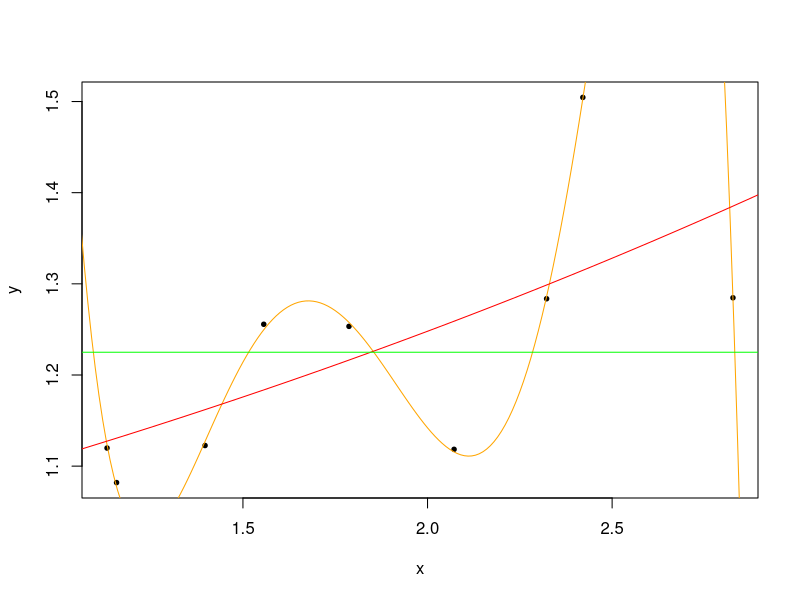

The R script that drew this image:
## ---- chunk 1
set.seed(1996)
N <- 3
## ---- chunk 2
x <- sort(runif(3*N, min = 1, max = N))
eps <- rnorm(3*N, 0, .1)
b <- c(1, 0.1, 0.01, 0.001)
y <- sapply(X = x, FUN = function(x) b[1] + b[2]*x + b[3]*x*x + b[4]*x*x*x)
y <- y + eps
## ---- chunk 3
df <- as.data.frame(poly(x, degree = 7, raw = TRUE))
colnames(df) <- paste('x', 1:7, sep = '')
df <- cbind(y = y, df)

xd <- seq(from = 1, to = N, by = 0.01)
tdata <- as.data.frame(poly(xd, degree = 7, raw = TRUE))
colnames(tdata) <- paste('x', 1:7, sep = '')
## ---- chunk 4
plot(x, y, type = "p", cex = 0.6, pch = 19)

# trying to fit polynomial of degree 7 (overfitting scenario)
lines(xd, predict(lm(y ~ ., data = df[1:8]), newdata = tdata), 'l', col = "orange")

# actual fit
lines(xd, sapply(X = xd, FUN = function(x) b[1] + b[2]*x + b[3]*x*x + b[4]*x*x*x), 'l', col = "red")

# perform regularization
library(glmnet)
x_ <- as.matrix(df[, -1])
y_ <- df[, 1]

# alpha : (0 for ridge) (1 for lasso)
fit <- glmnet(x_, y_, "gaussian", alpha = 0, standardize = TRUE)

#lines(xd, predict(fit, newx = as.matrix(tdata), type = "response", s = fit$lambda[28])[, 1], 'l', col = "green")

fit <- cv.glmnet(x_, y_, family = "gaussian", alpha = 1, standardize = TRUE, type.measure = "mse", nfolds = 3)

lines(xd, predict(fit, newx = as.matrix(tdata), type = "response", s = fit$lambda.min)[, 1], 'l', col = "green")
